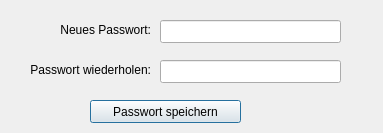
<?xml version="1.0" encoding="UTF-8"?>
<ui version="4.0">
 <class>DialogNewPassword</class>
 <widget class="QDialog" name="DialogNewPassword">
  <property name="geometry">
   <rect>
    <x>0</x>
    <y>0</y>
    <width>383</width>
    <height>133</height>
   </rect>
  </property>
  <property name="windowTitle">
   <string>Neues Passwort eingeben</string>
  </property>
  <property name="layoutDirection">
   <enum>Qt::RightToLeft</enum>
  </property>
  <widget class="QLineEdit" name="lineEdit_new_password">
   <property name="geometry">
    <rect>
     <x>160</x>
     <y>20</y>
     <width>181</width>
     <height>23</height>
    </rect>
   </property>
   <property name="echoMode">
    <enum>QLineEdit::Password</enum>
   </property>
  </widget>
  <widget class="QLineEdit" name="lineEdit_new_password_retyped">
   <property name="geometry">
    <rect>
     <x>160</x>
     <y>60</y>
     <width>181</width>
     <height>23</height>
    </rect>
   </property>
   <property name="echoMode">
    <enum>QLineEdit::Password</enum>
   </property>
  </widget>
  <widget class="QLabel" name="label">
   <property name="geometry">
    <rect>
     <x>30</x>
     <y>20</y>
     <width>121</width>
     <height>20</height>
    </rect>
   </property>
   <property name="layoutDirection">
    <enum>Qt::RightToLeft</enum>
   </property>
   <property name="text">
    <string>Neues Passwort:</string>
   </property>
   <property name="alignment">
    <set>Qt::AlignRight|Qt::AlignTrailing|Qt::AlignVCenter</set>
   </property>
  </widget>
  <widget class="QLabel" name="label_2">
   <property name="geometry">
    <rect>
     <x>10</x>
     <y>60</y>
     <width>141</width>
     <height>20</height>
    </rect>
   </property>
   <property name="text">
    <string>Passwort wiederholen:</string>
   </property>
   <property name="alignment">
    <set>Qt::AlignRight|Qt::AlignTrailing|Qt::AlignVCenter</set>
   </property>
  </widget>
  <widget class="QPushButton" name="pushButton_save_password">
   <property name="geometry">
    <rect>
     <x>90</x>
     <y>100</y>
     <width>151</width>
     <height>23</height>
    </rect>
   </property>
   <property name="text">
    <string>Passwort speichern</string>
   </property>
  </widget>
 </widget>
 <resources/>
 <connections/>
</ui>
